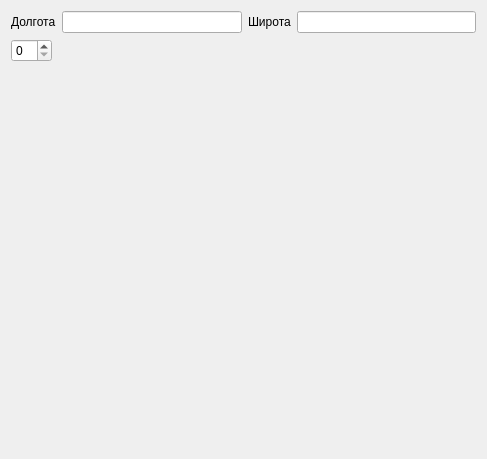
<?xml version="1.0" encoding="UTF-8"?>
<ui version="4.0">
 <class>Form</class>
 <widget class="QWidget" name="Form">
  <property name="geometry">
   <rect>
    <x>0</x>
    <y>0</y>
    <width>487</width>
    <height>459</height>
   </rect>
  </property>
  <property name="windowTitle">
   <string>Form</string>
  </property>
  <layout class="QVBoxLayout" name="verticalLayout">
   <item>
    <layout class="QHBoxLayout" name="horizontalLayout">
     <item>
      <widget class="QLabel" name="label_long">
       <property name="text">
        <string>Долгота</string>
       </property>
      </widget>
     </item>
     <item>
      <widget class="QLineEdit" name="lineEdit"/>
     </item>
     <item>
      <widget class="QLabel" name="label_lat">
       <property name="text">
        <string>Широта</string>
       </property>
      </widget>
     </item>
     <item>
      <widget class="QLineEdit" name="lineEdit_2"/>
     </item>
    </layout>
   </item>
   <item>
    <layout class="QHBoxLayout" name="horizontalLayout_2">
     <item>
      <widget class="QSpinBox" name="spinBox"/>
     </item>
     <item>
      <spacer name="horizontalSpacer">
       <property name="orientation">
        <enum>Qt::Horizontal</enum>
       </property>
       <property name="sizeHint" stdset="0">
        <size>
         <width>40</width>
         <height>20</height>
        </size>
       </property>
      </spacer>
     </item>
    </layout>
   </item>
   <item>
    <widget class="QLabel" name="label_out">
     <property name="text">
      <string/>
     </property>
    </widget>
   </item>
  </layout>
 </widget>
 <resources/>
 <connections/>
</ui>
